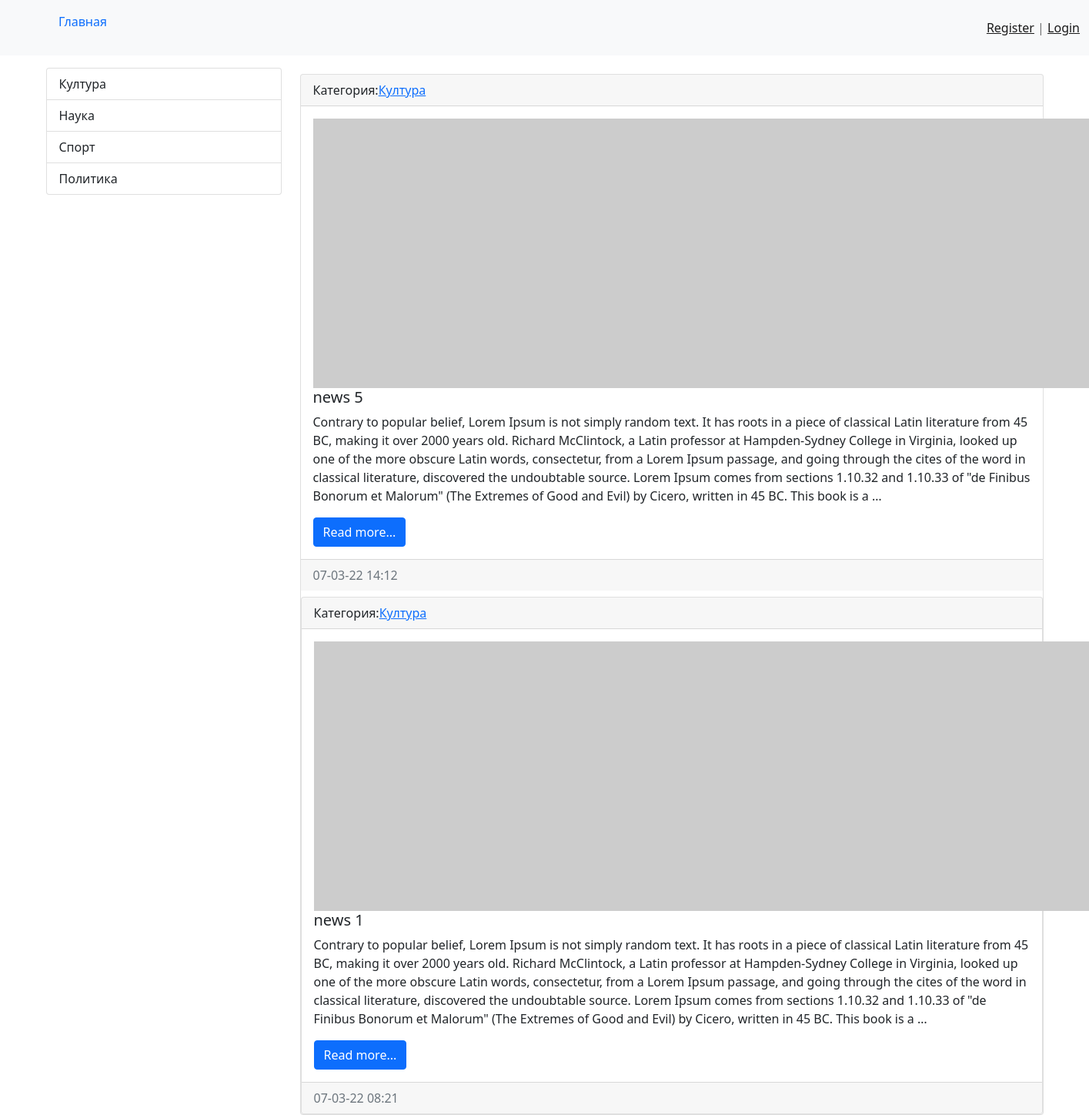
Page /category/1/ on the committed database.
### news/models.py (models this page shows, shortened)
class Category(models.Model):
    title = models.CharField(max_length=150,db_index=True)
    def __str__(self):
        return self.title
    class Meta:
        verbose_name='Category'
        verbose_name_plural='category'
    def get_absolute_url(self):
        return reverse('category',kwargs={ 'category_id':self.pk })

class News(models.Model):
    title = models.CharField(max_length=150,verbose_name='Sarlavha')
    content = models.TextField(blank=True,verbose_name='Sarlavha matni')
    created_at = models.DateTimeField(auto_now_add=True,verbose_name='yaratilgan vaqt')
    updated_at = models.DateTimeField(auto_now=True,verbose_name="o'zgartirilgan vaqt")
    image = models.ImageField(upload_to='photo/%Y/%m/%d/',verbose_name='rasm',blank=True)
    is_published = models.BooleanField(default=True,verbose_name='bilmadim')
    category = models.ForeignKey('Category',on_delete=models.PROTECT,null=True)
    def get_absolute_url(self):
        return reverse('views_news', kwargs={ 'pk': self.pk })
    class Meta:
        verbose_name='Yangiliklar'
        verbose_name_plural='YANGILIK'
        ordering=('-created_at',)

### news/views.py (the view)
# urls.py: path('category/<int:category_id>/',NewsByCategory.as_view(), name='category'),
class NewsByCategory(ListView):
    model = News
    template_name='news/index.html'
    context_object_name = 'news'
    extra_context = {'title': 'qanaqadir title'}
    def get_queryset(self):
        return News.objects.filter(category_id=self.kwargs['category_id'] , is_published=True)

### news/templatetags/news_tags.py (called while the page is built)
@register.simple_tag()
def get_categories():
    return Category.objects.all()

### news/templates/news/index.html
{% extends 'base.html' %}
    {% block sidebar %}
    {% include 'inc/_sidebar.html' %}
    {% endblock %}
    {% block content %}
            <div class="col-md-9">
                {% for item in news %}
                <div class="card mt-2">
                    <div class="card-header">
                        Категория:<a href="{{ item.category.get_absolute_url }}">{{ item.category }}</a>
                    </div>
                    <div class="card-body">
                        <div class="media">
                            {% if item.image %}
                                <img src="{{ item.image.url }}" alt="" width="350" height="235" class="mr-3">
                            {% else %}
                                <img src="https://picsum.photos/id/1060/350/235/?blur=2" class="mr-3">
                            {% endif %}
                            <div class="media-body">
                                <h5 class="card-title">{{ item.title }}</h5>
                                <p class="card-text">{{ item.content |truncatewords:100 }}</p>
                                <a href="{{ item.get_absolute_url }}" class="btn btn-primary">Read more...</a>
                            </div>
                        </div>
                    </div>
                    <div class="card-footer text-muted">{{ item.created_at| date:'d-m-y H:s' }}</div
                </div>
                {% endfor %}
            </div>
    {% endblock %}

### templates/inc/_sidebar.html
{% load news_tags %}
<div class="col-md-3">
    {% get_categories as categories %}
    <div class="list-group">
        {% for item in categories %}
        <a href="{{ item.get_absolute_url }}" class="list-group-item list-group-item-action">{{ item.title }}</a>
        {% endfor %}
    </div>
</div>

### rows in the picture
Category: title "Култура"
Category: title "Наука"
Category: title "Спорт"
Category: title "Политика"
News: category "Култура", title "news 5", content "Contrary to popular belief, Lorem Ipsum is not simply random text. It has roots in a piece of classical Latin literature from 45 BC, making it over 2000 years old. Richard McClintock, a Latin professor at Hampden-Sydney College in Virginia, looked up one of the more obscure Latin words, consectetur, from a Lorem Ipsum passage, and going through the cites of the word in classical literature, discovered the undoubtable source. Lorem Ipsum comes from sections 1.10.32 and 1.10.33 of \"de Finibus Bonorum et Malorum\" (The Extremes of Good and Evil) by Cicero, written in 45 BC. This book is a …", created_at "07-03-22 14:12"
News: category "Култура", title "news 1", content "Contrary to popular belief, Lorem Ipsum is not simply random text. It has roots in a piece of classical Latin literature from 45 BC, making it over 2000 years old. Richard McClintock, a Latin professor at Hampden-Sydney College in Virginia, looked up one of the more obscure Latin words, consectetur, from a Lorem Ipsum passage, and going through the cites of the word in classical literature, discovered the undoubtable source. Lorem Ipsum comes from sections 1.10.32 and 1.10.33 of \"de Finibus Bonorum et Malorum\" (The Extremes of Good and Evil) by Cicero, written in 45 BC. This book is a …", created_at "07-03-22 08:21"
